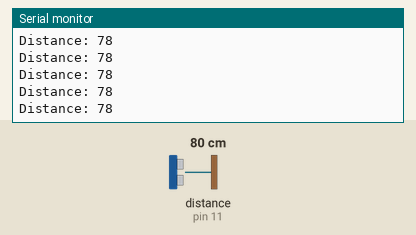
This sketch was run on a simulated Arduino Uno, built with avr-gcc and run on an emulated ATmega328P. Shown: the last lines printed to the serial monitor. Wiring (inferred from the names in the program): ultrasonic range finder: trigger pin 12; echo pin 11. The test bench sets the inputs (shaded band); at power-on: distance to the obstacle (sensor on pin 11) 80 cm. The echo pulse lasts 58.3 µs per cm.

Above: at 1.2 s.
1.3 s: distance to the obstacle (sensor on pin 11) set to 2 cm
At 2.4 s:
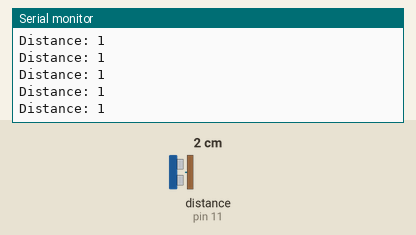
4.3 s: distance to the obstacle (sensor on pin 11) set to 120 cm
At 5.2 s:
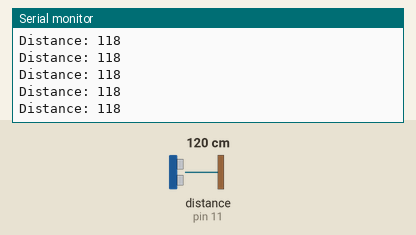
7.3 s: distance to the obstacle (sensor on pin 11) set to 4 cm
At 8.0 s:
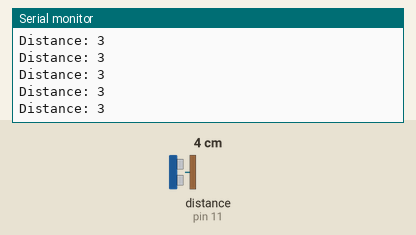
10.3 s: distance to the obstacle (sensor on pin 11) set to 18 cm
At 11.1 s:
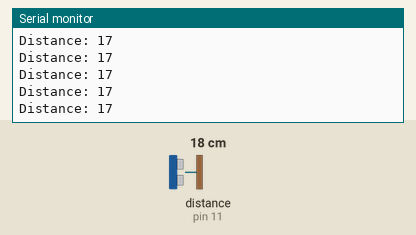
Timing chart, 0 to 13.3 s (numbered marks = the images above; inputs shaded):
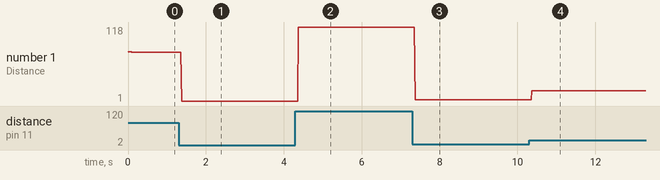

The sketch:

ultra_sonic_project.ino
```cpp
// defines pins numbers
const int trigPin = 12;
const int echoPin = 11;
const int led=3;
// defines variables
long duration;
int distance;
void setup() {
pinMode(trigPin, OUTPUT); // Sets the trigPin as an Output
pinMode(echoPin, INPUT); // Sets the echoPin as an Input
Serial.begin(9600); // Starts the serial communication
}
void loop() {
// Clears the trigPin
digitalWrite(trigPin, LOW);
delayMicroseconds(2);
// Sets the trigPin on HIGH state for 10 micro seconds
digitalWrite(trigPin, HIGH);
delayMicroseconds(10);
digitalWrite(trigPin, LOW);


// Reads the echoPin, returns the sound wave travel time in microseconds
duration = pulseIn(echoPin, HIGH);
// Calculating the distance
distance= duration*0.034/2;
// Prints the distance on the Serial Monitor

if (distance < 50)
{digitalWrite(led, HIGH);}
else{
  digitalWrite(led,LOW);
  }

Serial.print("Distance: ");
Serial.println(distance);
}
```

Measured:
- after the input at 1.3 s, the serial monitor: prints a new line after 0.07 s (image 1)
- after the input at 4.3 s, the serial monitor: prints a new line after 0.08 s (image 2)
- after the input at 7.3 s, the serial monitor: prints a new line after 0.07 s (image 3)
- after the input at 10.3 s, the serial monitor: prints a new line after 0.07 s (image 4)
- plotted number 1: 78 → 1 after the input at 1.3 s, 1 → 118 after the input at 4.3 s, 118 → 3 after the input at 7.3 s, 3 → 1 after the input at 10.3 s
